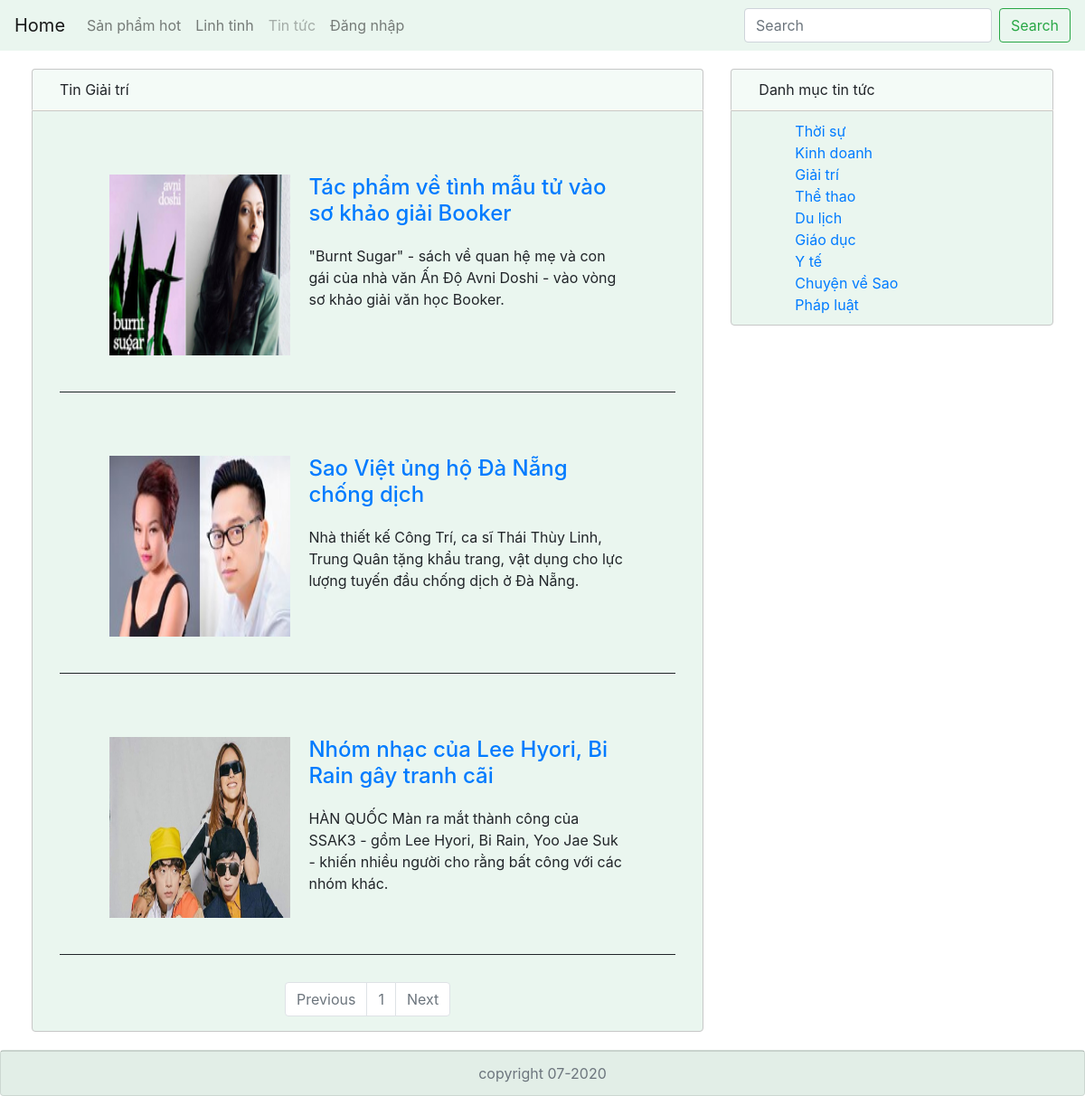
The app's page /tin.php?idn=3 with its own data.
### tables this page shows
CREATE TABLE `tbl_nhomtin` (
  `idNhom` int(11) NOT NULL,
  `TenNhom` varchar(150) NOT NULL
);

CREATE TABLE `tbl_tin` (
  `idTin` int(11) NOT NULL,
  `idNhom` int(11) NOT NULL,
  `TieuDe` varchar(70) NOT NULL,
  `TrichDan` varchar(150) NOT NULL,
  `Hinh` varchar(50) NOT NULL,
  `NoiDung` varchar(3000) NOT NULL
);

### tin.php (the view, shortened to what this page needs)
      <?php
          include('include/topbar.php');
      ?>
        <?php
        $idn=1;
        if (isset($_GET['idn'])){
          $idn=$_GET['idn'];
        }
          $sql="SELECT * from tbl_nhomtin where idNhom='$idn'";
          $nhomtins=$db->query($sql);
          $row_nhomtin=$nhomtins->fetch_assoc();
          $tennhomtin=$row_nhomtin['TenNhom'];
          $sotintren1trang = 3;
          $soluongtrang = 1;
            if (isset($_GET['page'])) {
              $tranghh=$_GET['page'];
            }else {
            $tranghh= 1;
            }
            $tinbatdau=($tranghh-1)*$sotintren1trang;
            $sql="SELECT * from tbl_tin where idNhom='$idn' order by idTin desc limit $tinbatdau,$sotintren1trang";
            $tins=$db->query($sql);
        ?>
        <div class="content-left col-md-8">
          <div class="content-header">
            <p class="text-content-header"><?php echo "Tin ".$tennhomtin;?></p>
          </div>
          <div class="content-body">
            <?php
                $rows_tin=$tins->num_rows;
                  for ($i=0; $i <$rows_tin; $i++) {
                    $row_tin=$tins->fetch_assoc();
            ?>
            <div class="container-content-detail-product row">
              <div class="img-product col-md-4">
                <img class="css-img-product" src="img/<?php echo $row_tin['Hinh'];?>" alt="Ảnh tin tức" />
              </div>
              <div class="detail-product col-md-8">
                <div style="margin-left: 20px;">
                  <h4 style="margin-bottom: 20px;"><a href="tinchitiet.php?idt=<?php echo $row_tin['idTin']; ?>&idn=<?php echo $row_tin['idNhom']; ?>"><?php echo $row_tin['TieuDe'];?></a></h4>
                  <div class="description">
                    <p><?php echo $row_tin['TrichDan']; ?></p>
                  </div>
                </div>
              </div>
            </div>
            <?php
                  }
            ?>
            <nav aria-label="Page navigation example">
             <ul class="pagination justify-content-center">
                  <?php
                    if ($tranghh>1) {
                      $prev=$tranghh-1;
                      $st='<li class="page-item "><a class="page-link" href="';
                      $st=$st.'tin.php?idn='.$idn.'&page='.$prev;
                      $st=$st.'"tabindex="-1" aria-disabled="true">Previous</a></li>';
                      echo $st;
                    }else {
                $st='<li class="page-item disabled"><a class="page-link" href="#" tabindex="-1" aria-disabled="true">Previous</a></li>';
                echo $st;
                    }
                ?>
                <?php
                    for ($i=1; $i <=$soluongtrang ; $i++) {
                      if ($i==$tranghh) {
                        $st='<li class="page-item disabled"><a class="page-link" href="';
                        $st=$st.'tin.php?idn='.$idn.'&page='.$i;
                        $st=$st.'">'.$i.'</a></li>';
                        echo $st;
                      }else {
                      $st= '<li class="page-item"><a class="page-link" href="';
                      $st =$st.'tin.php?idn='.$idn.'&page='.$i;
                      $st=$st.'">'.$i.'</a></li>';
                      echo $st;
                    }
                  }
                ?>
                <?php
                    if($tranghh!=$soluongtrang){
                      $next=$tranghh+1;
                      $st='<li class="page-item "><a class="page-link" href="';
                      $st=$st.'tin.php?idn='.$idn.'&page='.$next;
                      $st=$st.'">Next</a>';
                      echo $st;
                    }
                    else{
                      $st='<li class="page-item disabled"><a class="page-link" href="#">Next</a></li>';
                      echo $st;
                    }
                ?>
              </ul>
            </nav>
          </div>
        </div>
<?php
          include('include/right.php');
          include('include/footer.php');
?>

### include/topbar.php (shortened to what this page needs)
<!DOCTYPE html>
<html lang="en">
  <head>
    <link
      rel="stylesheet"
      href="css/bootstrap.min.css"
    />
    <link
      rel="stylesheet"
      href="https://cdnjs.cloudflare.com/ajax/libs/font-awesome/4.7.0/css/font-awesome.min.css"
    />
    <link
      rel="stylesheet"
      href="https://use.fontawesome.com/releases/v5.6.3/css/all.css"
    />
    <link rel="stylesheet" href="test.css" />
  </head>
  <body>
    <div class="wrapper">
      <div class="container-header">
        <nav class="navbar navbar-expand-lg navbar-light bg-green">
          <a class="navbar-brand" href="tin.php">Home</a>
          <div class="collapse navbar-collapse" id="navbarSupportedContent">
            <ul class="navbar-nav mr-auto">
              <li class="nav-item">
                <a class="nav-link" href="#">Sản phẩm hot</a>
              </li>
              <li class="nav-item">
                <a class="nav-link" href="#">Linh tinh</a>
              </li>
              <li class="nav-item">
                <a class="nav-link disabled" href="#">Tin tức</a>
              </li>
              <li class="nav-item">
                <a class="nav-link" href="admin/login.php">Đăng nhập</a>
              </li>
            </ul>
            <form class="form-inline my-2 my-lg-0" action="timkiem.php" method="post">
              <input
                class="form-control mr-sm-2"
                type="search"
                name="tutimkiem"
                placeholder="Search"
                aria-label="Search"
              />
              <button
                class="btn btn-outline-success my-2 my-sm-0"
                type="submit"
                name="timkiem"
              >
                Search
              </button>
            </form>
          </div>
        </nav>
      </div>
      <div class="content row">

### include/right.php (shortened to what this page needs)
<?php
$sql="select * from tbl_nhomtin";
$sql_nhomtins=$db->query($sql);
?>
<div class="content-right col-md-4">
          <div class="content-header">
            <p class="text-content-header">Danh mục tin tức</p>
          </div>
          <div class="content-body">
            <ul class="text-content-body">
              <?php $rows_nhomtins=$sql_nhomtins->num_rows;
                for ($i=0; $i <$rows_nhomtins ; $i++) {
                  $row_nhomtin=$sql_nhomtins->fetch_assoc();
              ?>
              <li>
              <a href="tin.php?idn=<?php echo $row_nhomtin['idNhom'] ?>"><?php echo $row_nhomtin['TenNhom'];?></a>
              </li>
            <?php
                }
            ?>
            </ul>
          </div>
        </div>

### include/footer.php (shortened to what this page needs)
      </div>
      <div class="card text-center bg-green">
        <div class="card-footer text-muted">
          copyright 07-2020
        </div>
      </div>
    </div>
  </body>
</html>

### test.css (style rules this page uses)
a { text-decoration: none; }
.bg-green { background-color: rgba(53, 168, 99, 0.1); }
.content { margin: 20px; }
.content-header { border: solid 1px rgba(199, 199, 199, 1); border-bottom-color: ivory; border-radius: 4px 4px 0 0; background-color: rgba(53, 168, 99, 0.05); }
.content-body { border: solid 1px rgba(199, 199, 199, 1); border-radius: 0px 0px 4px 4px; background-color: rgba(53, 168, 99, 0.1); }
.text-content-header { margin: 10px; margin-left: 30px; }
.text-content-body { margin: 10px; margin-left: 30px; list-style-type: none; }
.container-content-detail-product { margin: 30px; padding: 40px; border: 0 1px 0 0; border-bottom: solid; border-width: 0.5px; }
.css-img-product { height: 200px; width: 200px; }
.description { margin-top: 20px; }

### records on screen
tbl_nhomtin: TenNhom "Giải trí"
tbl_tin: Hinh (picture), TieuDe "Tác phẩm về tình mẫu tử vào sơ khảo giải Booker", TrichDan "\"Burnt Sugar\" - sách về quan hệ mẹ và con gái của nhà văn Ấn Độ Avni Doshi - vào vòng sơ khảo giải văn học Booker."
tbl_tin: Hinh (picture), TieuDe "Sao Việt ủng hộ Đà Nẵng chống dịch", TrichDan "Nhà thiết kế Công Trí, ca sĩ Thái Thùy Linh, Trung Quân tặng khẩu trang, vật dụng cho lực lượng tuyến đầu chống dịch ở Đà Nẵng."
tbl_tin: Hinh (picture), TieuDe "Nhóm nhạc của Lee Hyori, Bi Rain gây tranh cãi", TrichDan "HÀN QUỐC Màn ra mắt thành công của SSAK3 - gồm Lee Hyori, Bi Rain, Yoo Jae Suk - khiến nhiều người cho rằng bất công với các nhóm khác."
tbl_nhomtin: TenNhom "Thời sự"
tbl_nhomtin: TenNhom "Kinh doanh"
tbl_nhomtin: TenNhom "Thể thao"
tbl_nhomtin: TenNhom "Du lịch"
tbl_nhomtin: TenNhom "Giáo dục"
tbl_nhomtin: TenNhom "Y tế"
tbl_nhomtin: TenNhom "Chuyện về Sao"
tbl_nhomtin: TenNhom "Pháp luật"
